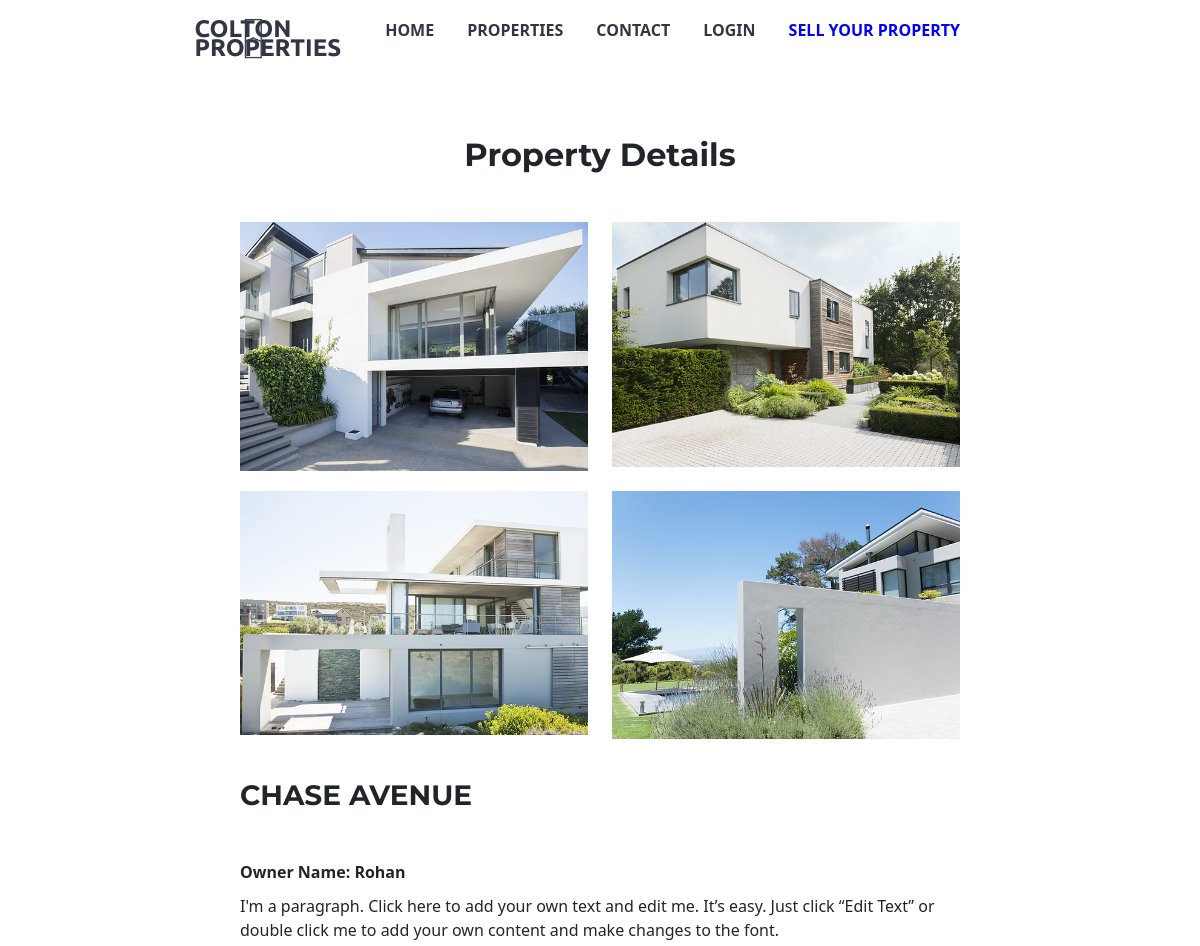
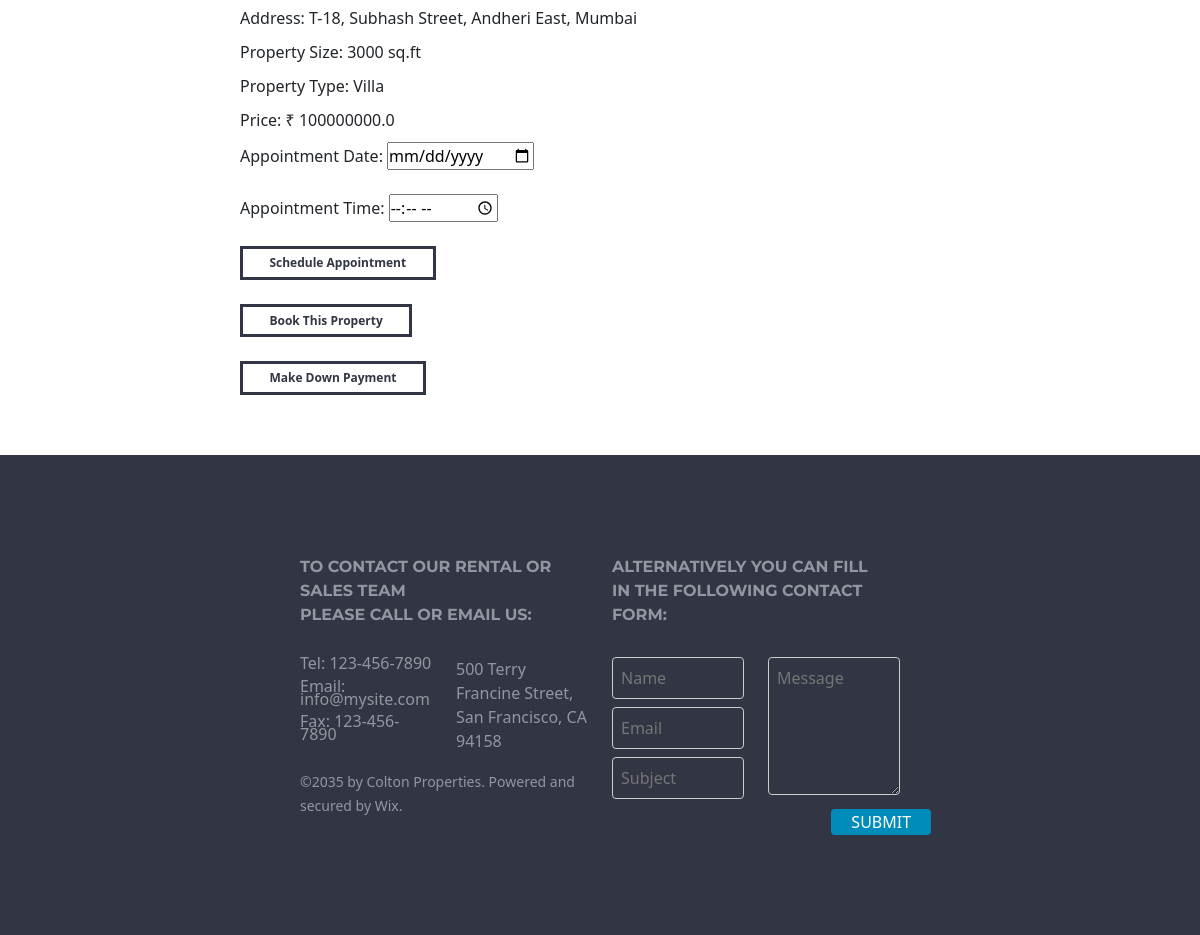
The app's page /property/4 with its own data (2 pictures, top to bottom).
### app.py (models this page shows)
class Property(db.Model):
    id = db.Column(db.Integer, primary_key=True)
    owner_name = db.Column(db.String(100), db.ForeignKey('owner.owner_name'), nullable=False)
    address = db.Column(db.String(200), nullable=False)
    property_name = db.Column(db.String(100), nullable=False)
    property_description = db.Column(db.Text, nullable=False)
    property_size = db.Column(db.String(20), nullable=False)
    property_type = db.Column(db.String(50), nullable=False)
    price = db.Column(db.Float, nullable=False)
    image1 = db.Column(db.String(200))
    image2 = db.Column(db.String(200))
    image3 = db.Column(db.String(200))
    image4 = db.Column(db.String(200))

### app.py (the view)
@app.route('/property/<int:id>')
def property_details(id):
    property = Property.query.get_or_404(id)
    return render_template('property_details.html', property=property, id=id, owner_name=property.owner_name)

### templates/property_details.html (shortened to what this page needs)
<!DOCTYPE html>
<html lang="en">
<head>
    <link
      rel="stylesheet"
      type="text/css"
      href="{{ url_for('static', filename='css/index_css.css') }}" />
    <link rel="stylesheet" type="text/css" href="{{ url_for('static', filename='css/index_css.css') }}" />
    <link href="https://cdn.jsdelivr.net/npm/bootstrap@5.3.0-alpha2/dist/css/bootstrap.min.css" rel="stylesheet">
    <link rel="stylesheet" href="https://use.fontawesome.com/releases/v5.15.4/css/all.css">
</head>
<body>
    <header>
        <nav class="navbar">
            <img src="{{url_for('static', filename='/images/logo.png')}}" alt="Logo" height="50rem" width="25rem" / >
            <a href="/" class="nav-brand">COLTON <br> PROPERTIES</a>
            <ul class="nav-items">
                <li><a href="/">HOME</a></li>
                <li><a href="#properties">PROPERTIES</a></li>
                <li><a href="#footer">CONTACT</a></li>
                {% if 'user_id' in session %}
                <li><a href="/logout">LOGOUT</a></li>
                {% else %}
                <li><a href="/client_login">LOGIN</a></li>
                {% endif %}
                <li><a href="/owner_login" class="sell-property"style="color: blue;">SELL YOUR PROPERTY</a></li>
            </ul>
          </nav>
    </header>
    <main>
      <section id="property-details" style="margin: 5% 20%;">
        <h2 class="text-center mb-5" style="font-weight: bolder; text-align: center;">Property Details</h2>
        <div class="row">
            <div class="col-md-6">
                <img src="/{{ property.image1 }}" alt="Property Image 1" height="254px" width="260px">
            </div>
            <div class="col-md-6">
                <img src="/{{ property.image2 }}" alt="Property Image 2" height="254px" width="260px">
            </div>
        </div>
        <div class="row">
            <div class="col-md-6">
                <img src="/{{ property.image3 }}" alt="Property Image 3" height="254px" width="260px">
            </div>
            <div class="col-md-6">
                <img src="/{{ property.image4 }}" alt="Property Image 4" height="254px" width="260px">
            </div>
        </div>
        <div class="row">
            <div class="col-md-12">
                <h3 class="mb-5" style="font-weight: bolder;">{{ property.property_name }}</h3>
                <p><b>Owner Name: {{ property.owner_name }}</b></p>
                <p>{{ property.property_description}}</p>
                <p>Address: {{ property.address }}</p>
                <p>Property Size: {{ property.property_size }}</p>
                <p>Property Type: {{ property.property_type }}</p>
                <p>Price: ₹ {{ property.price }}</p>
                <form method="POST" action="/schedule_appointment?id={{ property.id }}&owner_name={{ property.owner_name }}">
                    <label for="appointment_date">Appointment Date:</label>
                    <input type="date" id="appointment_date" name="appointment_date" required><br><br>
                    <label for="appointment_time">Appointment Time:</label>
                    <input type="time" id="appointment_time" name="appointment_time" required><br><br>
                    <input type="submit" value="Schedule Appointment" class="property-btn"><br><br>
                </form>
                <button class="property-btn" id="bookPropertyBtn"><a href="{{ url_for('book_property', pid=property.id) }}"id="property-btn">Book This Property</a></button><br><br>
                <button class="property-btn" id="payamountBtn"><a href="{{ url_for('down_payment', prop_id=property.id) }}"id="property-btn">Make Down Payment</a></button>
            </div>
        </div>
    </section>
    </main>
    <footer class="footer" id="footer">
        <div class="footer row">
          <div class="contact-info col-md-6">
            <h4 style="font-weight: bolder;">TO CONTACT OUR RENTAL OR SALES TEAM <br>PLEASE CALL OR EMAIL US:</h4>
            <div class="row">
              <div class="col-md-6">
                <p>Tel: 123-456-7890</p>
                <p>Email: info@mysite.com</p>
                <p>Fax: 123-456-7890</p>
              </div>
              <div class="col-md-6">
                <address>500 Terry Francine Street, San Francisco, CA 94158</address>
              </div>
            </div>
            <small>©2035 by Colton Properties. Powered and secured by Wix.</small>
          </div>
          <div class="contact-form col-md-6">
              <h4 style="font-weight: bolder;">ALTERNATIVELY YOU CAN FILL <br> IN THE FOLLOWING CONTACT FORM:</h4>
              <form action="/submit_form" method="post">
                  <div class="row">
                    <div class="col-md-6">
                      <input type="text" name="name" placeholder="Name"><br>
                      <input type="email" name="email" placeholder="Email"><br>
                      <input type="text" name="subject" placeholder="Subject"><br>
                    </div>
                    <div class="col-md-6" id="message">
                      <textarea name="message" placeholder="Message" rows="5"></textarea><br>
                      <button type='submit' style="margin-left: 48%;">SUBMIT</button>
                    </div>
                  </div>
               </form>
          </div>
      </div>
    </footer>
</body>
</html>

### static/css/index_css.css (style rules this page uses)
* { margin: 0; padding: 0; box-sizing: border-box; }
body { font-family: "Montserrat-black", sans-serif; text-align: center; }
h1, h2, h3, h4, h5, h6 { font-family: "Montserrat", sans-serif; }
.navbar { padding: 15px 0; display: flex; justify-content: space-between; font-weight: bold; }
.nav-brand { font-family: "Ubuntu", sans-serif; font-size: 1.5rem; line-height: 0.8; margin-left: -7%; color: #323644; text-decoration: none; }
.nav-items { list-style-type: none; display: flex; margin-right: 20%; align-items: flex-start; }
.nav-items li { margin-right: 33px; padding: 10px 0; }
.nav-items li:last-child { margin-right: 0; }
.nav-items a { color: #323644; text-decoration: none; }
.sell-property { margin-left: auto; }
.navbar img { margin-left: 20%; margin-right: 0; width: auto; padding: 0; }
#property-details { margin: 10% 20%; }
#property-details h2 { text-align: center; }
#property-details .row { margin-bottom: 20px; }
#property-details img { width: 100%; height: auto; }
#property-details h3 { margin-top: 20px; }
#property-details p { margin-bottom: 10px; }
.property-btn { background-color: transparent; color: #323644; border: solid #323644; padding: 0.4vw 2.2vw; font-size: 1vw; font-weight: 800; }
#property-btn { text-decoration: none; color: #323644; }
.footer { display: flex; justify-content: space-between; background-color: #323644; color: #9396a2; padding: 50px 150px; box-sizing: border-box; }
.contact-info p { margin-bottom: 10px; font-size: medium; line-height: 0.8; }
.contact-info h4, .contact-form h4 { margin-bottom: 30px; font-size: medium; line-height: 1.5; }
.contact-form input[type="text"], .contact-form input[type="email"], .contact-form textarea { width: 100%; padding: 8px; margin-bottom: 8px; border: 1px solid #ccc; border-radius: 4px; background-color: transparent; margin-right: 0%; }
.contact-form button { padding: 1px 20px; background-color: #008cba; color: white; border: none; border-radius: 4px; cursor: pointer; }

### records on screen
Property: property_name "CHASE AVENUE", owner_name "Rohan", property_description "I'm a paragraph. Click here to add your own text and edit me. It’s easy. Just click “Edit Text” or double click me to add your own content and make changes to the font.", address "T-18, Subhash Street, Andheri East, Mumbai", property_size "3000 sq.ft", property_type "Villa", price "100000000.0"
